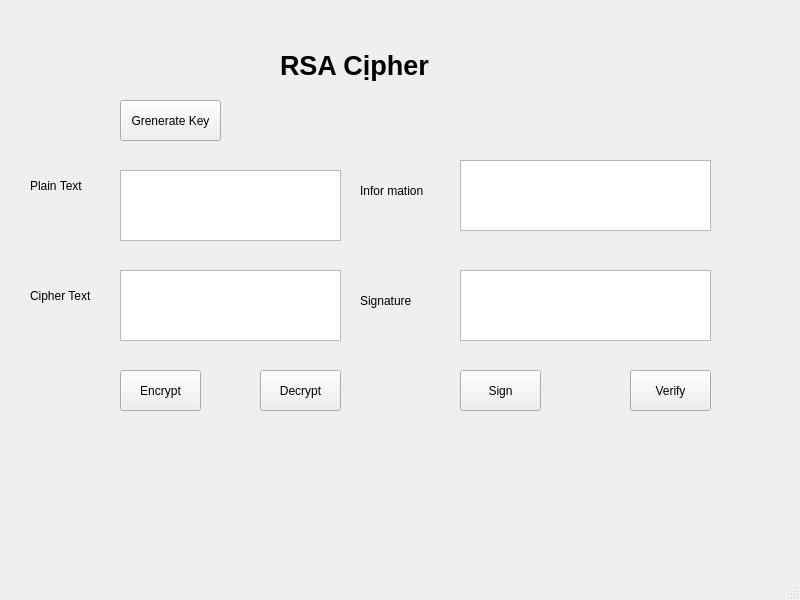
<?xml version="1.0" encoding="UTF-8"?>
<ui version="4.0">
 <class>MainWindow</class>
 <widget class="QMainWindow" name="MainWindow">
  <property name="geometry">
   <rect>
    <x>0</x>
    <y>0</y>
    <width>800</width>
    <height>600</height>
   </rect>
  </property>
  <property name="windowTitle">
   <string>MainWindow</string>
  </property>
  <widget class="QWidget" name="centralwidget">
   <widget class="QLabel" name="label">
    <property name="geometry">
     <rect>
      <x>280</x>
      <y>50</y>
      <width>321</width>
      <height>31</height>
     </rect>
    </property>
    <property name="font">
     <font>
      <pointsize>20</pointsize>
      <weight>75</weight>
      <bold>true</bold>
     </font>
    </property>
    <property name="text">
     <string>RSA Cịpher</string>
    </property>
   </widget>
   <widget class="QPushButton" name="btn_gen_keys">
    <property name="geometry">
     <rect>
      <x>120</x>
      <y>100</y>
      <width>101</width>
      <height>41</height>
     </rect>
    </property>
    <property name="text">
     <string>Grenerate Key</string>
    </property>
   </widget>
   <widget class="QLabel" name="label_2">
    <property name="geometry">
     <rect>
      <x>30</x>
      <y>170</y>
      <width>71</width>
      <height>31</height>
     </rect>
    </property>
    <property name="text">
     <string>Plain Text</string>
    </property>
   </widget>
   <widget class="QLabel" name="label_3">
    <property name="geometry">
     <rect>
      <x>360</x>
      <y>170</y>
      <width>91</width>
      <height>41</height>
     </rect>
    </property>
    <property name="text">
     <string>Infor mation</string>
    </property>
   </widget>
   <widget class="QLabel" name="label_4">
    <property name="geometry">
     <rect>
      <x>30</x>
      <y>280</y>
      <width>71</width>
      <height>31</height>
     </rect>
    </property>
    <property name="text">
     <string>Cipher Text</string>
    </property>
   </widget>
   <widget class="QLabel" name="label_5">
    <property name="geometry">
     <rect>
      <x>360</x>
      <y>280</y>
      <width>91</width>
      <height>41</height>
     </rect>
    </property>
    <property name="text">
     <string>Signature</string>
    </property>
   </widget>
   <widget class="QPushButton" name="btn_encrypt">
    <property name="geometry">
     <rect>
      <x>120</x>
      <y>370</y>
      <width>81</width>
      <height>41</height>
     </rect>
    </property>
    <property name="text">
     <string>Encrypt</string>
    </property>
   </widget>
   <widget class="QPushButton" name="btn_decrypt">
    <property name="geometry">
     <rect>
      <x>260</x>
      <y>370</y>
      <width>81</width>
      <height>41</height>
     </rect>
    </property>
    <property name="text">
     <string>Decrypt</string>
    </property>
   </widget>
   <widget class="QPushButton" name="btn_sign">
    <property name="geometry">
     <rect>
      <x>460</x>
      <y>370</y>
      <width>81</width>
      <height>41</height>
     </rect>
    </property>
    <property name="text">
     <string>Sign</string>
    </property>
   </widget>
   <widget class="QPushButton" name="btn_verify">
    <property name="geometry">
     <rect>
      <x>630</x>
      <y>370</y>
      <width>81</width>
      <height>41</height>
     </rect>
    </property>
    <property name="text">
     <string>Verify</string>
    </property>
   </widget>
   <widget class="QTextEdit" name="txt_plain_text">
    <property name="geometry">
     <rect>
      <x>120</x>
      <y>170</y>
      <width>221</width>
      <height>71</height>
     </rect>
    </property>
   </widget>
   <widget class="QTextEdit" name="txt_cipher_text">
    <property name="geometry">
     <rect>
      <x>120</x>
      <y>270</y>
      <width>221</width>
      <height>71</height>
     </rect>
    </property>
   </widget>
   <widget class="QTextEdit" name="txt_info">
    <property name="geometry">
     <rect>
      <x>460</x>
      <y>160</y>
      <width>251</width>
      <height>71</height>
     </rect>
    </property>
   </widget>
   <widget class="QTextEdit" name="txt_sign">
    <property name="geometry">
     <rect>
      <x>460</x>
      <y>270</y>
      <width>251</width>
      <height>71</height>
     </rect>
    </property>
   </widget>
  </widget>
  <widget class="QMenuBar" name="menubar">
   <property name="geometry">
    <rect>
     <x>0</x>
     <y>0</y>
     <width>800</width>
     <height>22</height>
    </rect>
   </property>
  </widget>
  <widget class="QStatusBar" name="statusbar"/>
 </widget>
 <resources/>
 <connections/>
</ui>
